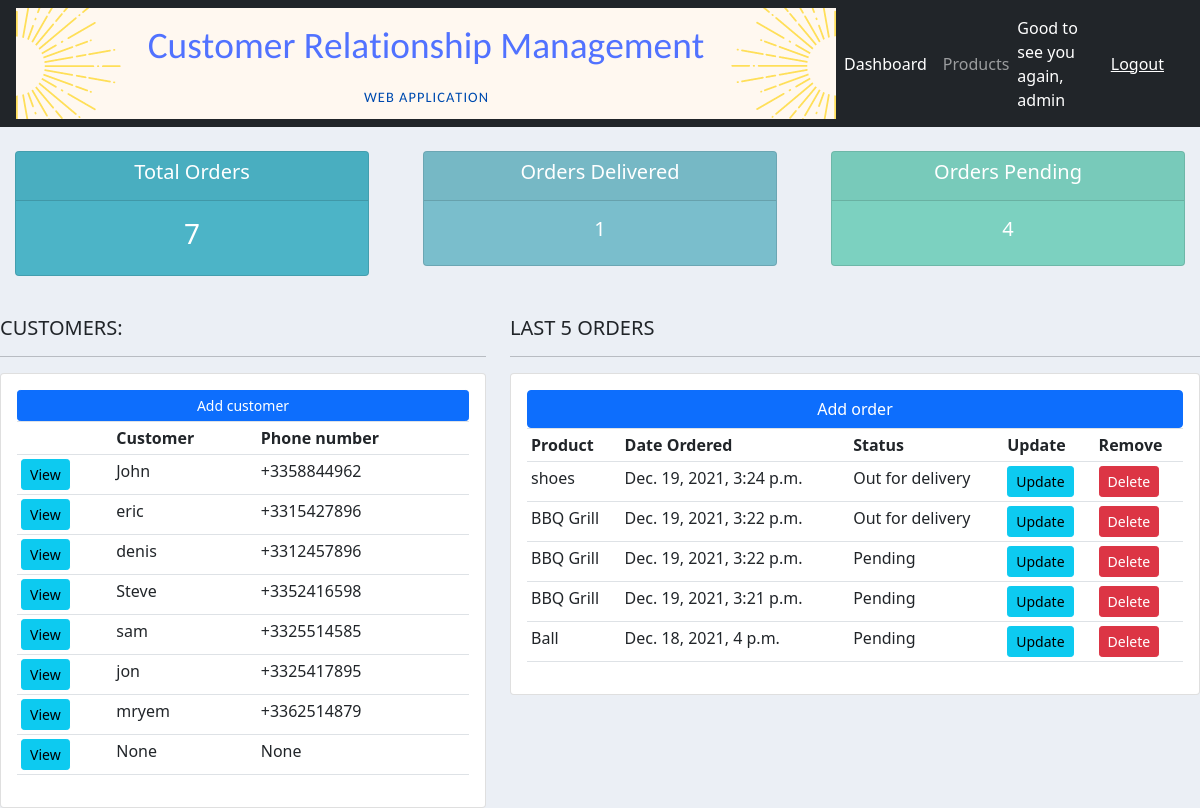
The app's page / (signed in), older data.
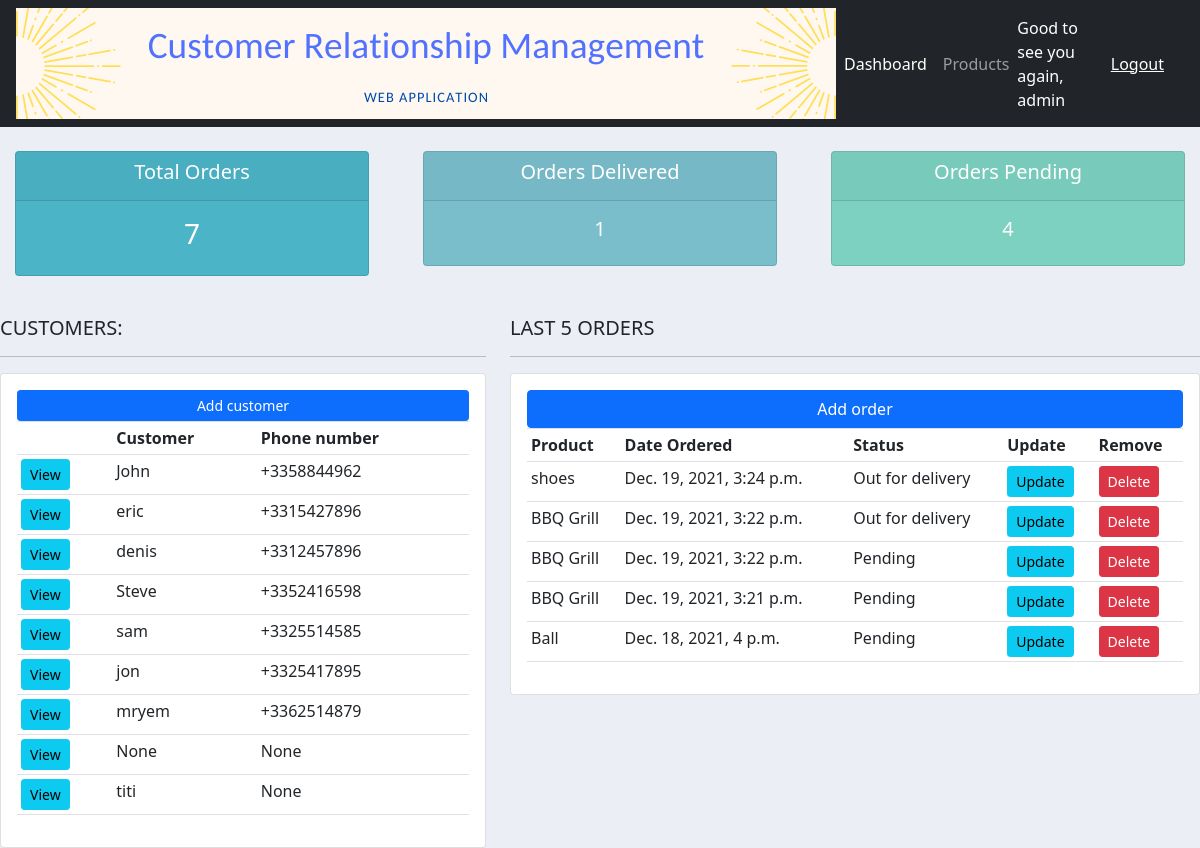
The same page, newer data.
### accounts/models.py (models this page shows, shortened)
class Customer(models.Model):
    user = models.OneToOneField(User, null=True, blank=True, on_delete=models.CASCADE)
    name = models.CharField(max_length=100, null=True, blank=True)
    phone = models.CharField(max_length=12, null=True, blank=True)
    email = models.EmailField(max_length=30, null=True, blank=True)
    date_added = models.DateTimeField(auto_now_add=True, null=True)
    profile_pic = models.ImageField(default='demo_user.png' ,null=True, blank=True)
    def __str__(self):
        return self.name or self.user.username

class Order(models.Model):
    STATUS = (
        ('Pending', 'Pending'),
        ('Out for delivery', 'Out for delivery'),
        ('Delivered', 'Delivered'),
    )
    customer = models.ForeignKey(Customer, null=True, on_delete=models.SET_NULL)
    product = models.ForeignKey(Product, null=True, on_delete=models.SET_NULL)
    status = models.CharField(max_length=100, null=True, choices=STATUS)
    Date_created = models.DateTimeField(auto_now_add=True, null=True)

class Product(models.Model):
    CATEGORY = (
        ('Indoor', 'Indoor'),
        ('Outdoor', 'Outdoor'),
    )
    name = models.CharField(max_length=200, null=True)
    price = models.DecimalField(max_digits=10, decimal_places=2, null=True)
    category = models.CharField(max_length=100, null=True, choices=CATEGORY)
    tag = models.ManyToManyField(Tag)
    description = models.TextField(null=True)
    date_added = models.DateTimeField(auto_now_add=True, null=True)
    def __str__(self):
        return self.name

### accounts/views.py (the view)
# urls.py: path('', views.homeView, name='home'),
@login_required(login_url='login')
def homeView(request):
    group = None
    if request.user.groups.exists():
        group = request.user.groups.all()[0].name
    if group == 'admin':
        form = AddOrderForm(request.POST or None)
        if request.method == 'POST':
            if form.is_valid():
                form.save()
        form = AddOrderForm()
        orders = Order.objects.all()
        last_5_orders = Order.objects.all().order_by('-Date_created')[:5]
        customers = Customer.objects.all()
        total_orders = orders.count()
        total_customers = orders.count()
        delivered = orders.filter(status="Delivered").count()
        pending = orders.filter(status='Pending').count()
        context = {
            'orders': last_5_orders,
            'customers': customers,
            'total_orders': total_orders,
            'total_customers': total_customers,
            'delivered': delivered,
            'pending': pending,
            'form': form,
        }
        return render(request, 'accounts/home_dashboard.html', context)
    else:
        return redirect('client')

### accounts/templates/accounts/home_dashboard.html (shortened to what this page needs)
{% extends 'accounts/acc_base.html' %}
{% load crispy_forms_tags %}
{% block content %}
{% include 'accounts/stats.html' %}
<br>
<div class="row">
 <div class="col-md-5">
  <h5>CUSTOMERS:</h5>
  <hr>
  <div class="card card-body">
      <a class="btn btn-primary  btn-sm btn-block" href="{% url 'AddCustomer' %}">Add customer</a>
   <table class="table table-sm">
    <tr>
     <th></th>
     <th>Customer</th>
     <th>Phone number</th>
    </tr>
    {% for customer in customers %}
    <tr>
     <td> <a href="{% url 'customer' customer.id %}" class="btn btn-sm btn-info">View</a> </td>
      <td>{{customer.name}}</td>
      <td>{{customer.phone}}</td>
    </tr>
    {% endfor %}
   </table>
  </div>
 </div>
 <div class="col-md-7">
  <h5>LAST 5 ORDERS</h5>
  <hr>
  <div class="card card-body">
      <button type="button" class="btn btn-primary" data-bs-toggle="modal" data-bs-target="#AddOrderModal"> Add order </button>
   <table class="table table-sm">
    <tr>
     <th>Product</th>
     <th>Date Ordered</th>
     <th>Status</th>
     <th>Update</th>
     <th>Remove</th>
    </tr>
    {% for order in orders %}
    <tr>
     <td>{{order.product}}</td>
     <td>{{order.Date_created}}</td>
     <td>{{order.status}}</td>
     <td><a href="{% url 'UpdateOrder' order.id %}" class="btn btn-sm btn-info">Update</a></td>
     <td><a href="{% url 'DeleteOrder' order.id %}" class="btn btn-sm btn-danger">Delete</a></td>
    </tr>
    {% endfor %}
   </table>
  </div>
 </div>
</div>
{% endblock %}

### accounts/templates/accounts/acc_base.html (shortened to what this page needs)
{% load static %}
<!DOCTYPE html>
<html lang="en">
<head>
    <link rel="stylesheet" href="https://stackpath.bootstrapcdn.com/bootstrap/4.3.1/css/bootstrap.min.css">
    <link href="https://cdn.jsdelivr.net/npm/bootstrap@5.1.3/dist/css/bootstrap.min.css" rel="stylesheet">
    <link rel="stylesheet" type="text/css" href="{% static '/css/acc_base.css' %}">
</head>
<body>
{% include 'accounts/navbar.html' %}
{% block content %}
{% endblock %}
</body>
</html>

### accounts/templates/accounts/navbar.html (shortened to what this page needs)
{% load static %}
<nav class="navbar navbar-expand-lg navbar-dark bg-dark">
  <img src="{% static '/images/logo.png' %}">
  <div class="collapse navbar-collapse" id="navbarNav">
    <ul class="navbar-nav">
      {% if request.user.is_authenticated %}
      <li class="nav-item active">
        <a class="nav-link" href="{% url 'home' %}">Dashboard <span class="sr-only">(current)</span></a>
      </li>
      {% if request.user.is_staff %}
      <li class="nav-item">
        <a class="nav-link" href="{% url 'products' %}">Products</a>
      </li>
      {% else %}
      <li class="nav-item">
        <a class="nav-link" href="{% url 'settings' %}">Settings</a>
      </li>
      {% endif %}
      {% endif %}
    </ul>
  </div>
  {% if request.user.is_authenticated %}
  <span class="msg">Good to see you again, {{request.user}} </span>
  <span> <a class="msg" href="{% url 'logout' %}">Logout</a> </span>
  {% endif %}
</nav>

### accounts/templates/accounts/stats.html
<br>
<div class="row">
 <div class="col">
  <div class="col-md">
   <div class="card text-center text-white  mb-3" id="total-orders">
      <div class="card-header">
       <h5 class="card-title">Total Orders</h5>
      </div>
      <div class="card-body">
        <h3 class="card-title">{{total_orders}}</h3>
      </div>
   </div>
  </div>
 </div>
 <div class="col">
  <div class="col-md">
   <div class="card text-center text-white  mb-3" id="orders-delivered">
      <div class="card-header">
       <h5 class="card-title">Orders Delivered</h5>
      </div>
      <div class="card-body">
        <h5 class="card-title">{{delivered}}</h5>
      </div>
   </div>
  </div>
 </div>
 <div class="col">
  <div class="col-md">
   <div class="card text-center text-white  mb-3" id="orders-pending">
      <div class="card-header">
       <h5 class="card-title">Orders Pending</h5>
      </div>
      <div class="card-body">
        <h5 class="card-title">{{pending}}</h5>
      </div>
   </div>
  </div>
 </div>
</div>

### static/css/acc_base.css (style rules this page uses)
body { background-color: #ebeff5; }
#total-orders { background-color: #4cb4c7; }
#orders-delivered { background-color: #7abecc; }
#orders-pending { background-color: #7CD1C0; }

### accounts/templates/accounts/navbar.html (style rules this page uses)
.msg { font-size: 16px; color: #fff; margin-right: 20px; }

Row changes from the older to the newer data that the page shows:
added Customer: name "titi", phone "None"
